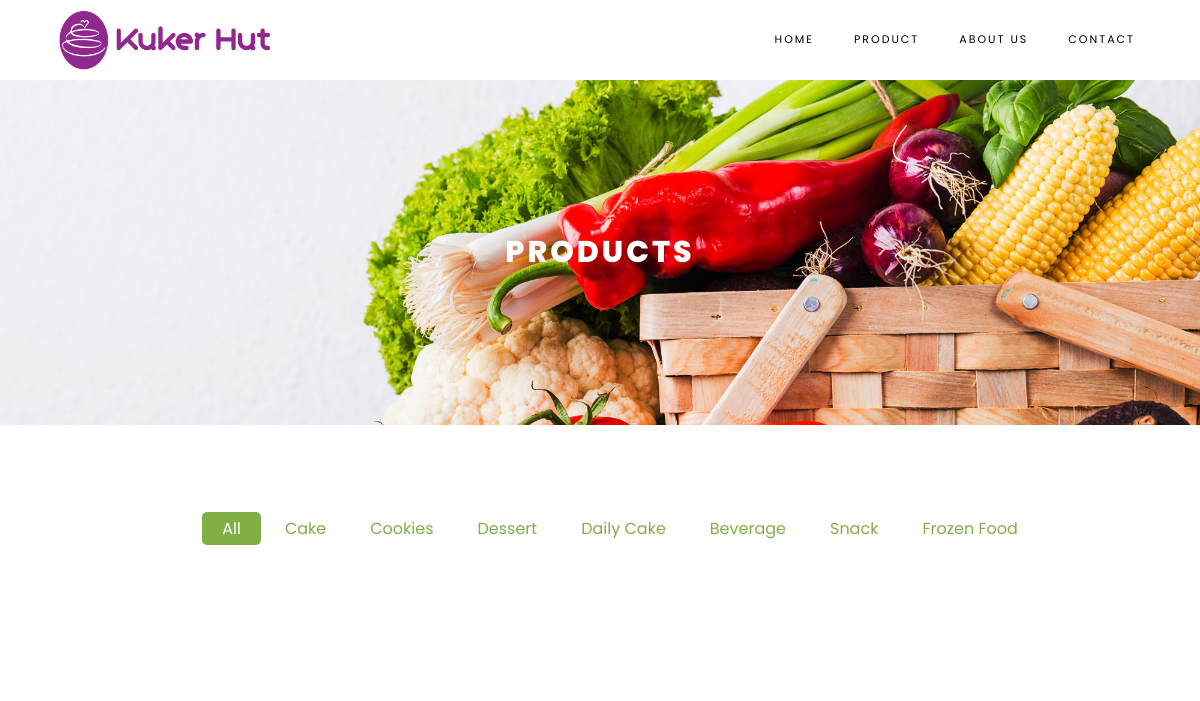
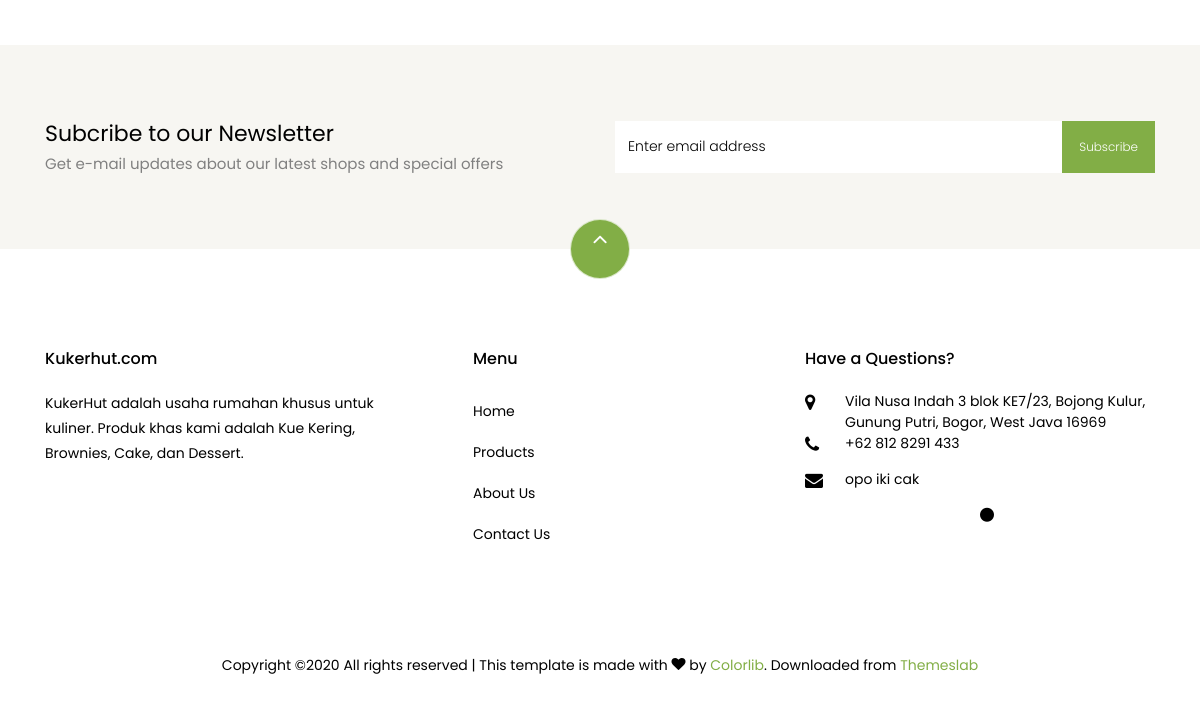
Before: /Kukerhut/products/8 with the older database file (2 pictures, top to bottom).
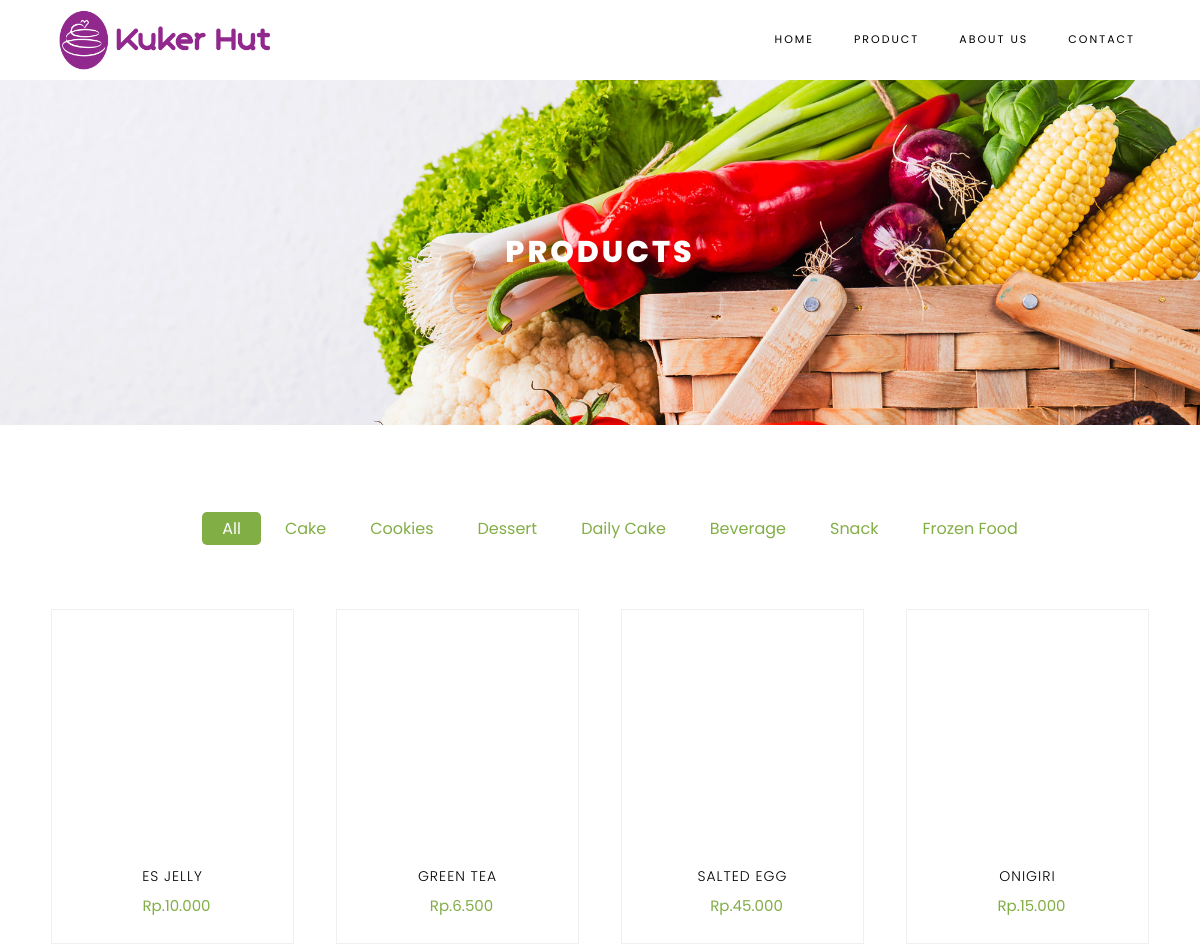
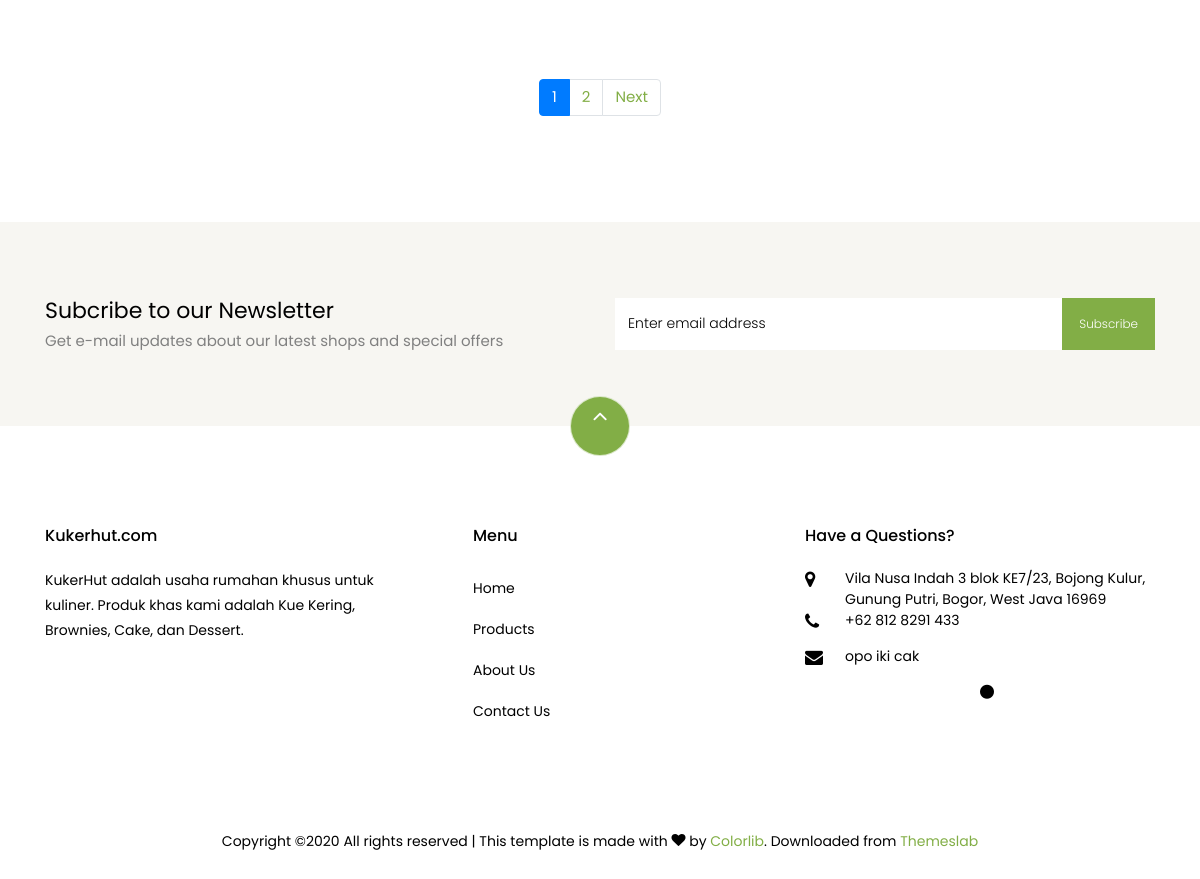
After: the same page with the newer database file (2 pictures, top to bottom).
### tables this page shows
CREATE TABLE `kategori` (
  `id_kategori` int(11) NOT NULL,
  `nama_kategori` varchar(128) NOT NULL
);

CREATE TABLE `produk` (
  `id_produk` int(11) NOT NULL,
  `id_kategori` int(11) NOT NULL,
  `nama_produk` varchar(128) NOT NULL,
  `harga_produk` varchar(128) NOT NULL,
  `foto_produk` varchar(128) NOT NULL,
  `deskripsi_produk` text NOT NULL,
  `editor` varchar(128) NOT NULL
);

### index.php (called while the page is built, shortened)
<?php
require_once BASEPATH.'core/CodeIgniter.php';

### application/models/Products_model.php (called while the page is built, shortened)
<?php
class Products_model extends CI_model
{
    public function getCategory()
    {
        return $this->db->get('kategori')->result();
    }
}

### application/config/config.php (called while the page is built, shortened)
<?php
$config['base_url'] = 'http://localhost/KukerHut/';
$config['index_page'] = '';
$config['uri_protocol']    = 'REQUEST_URI';
$config['url_suffix'] = '';
$config['language']    = 'english';
$config['charset'] = 'UTF-8';
$config['enable_hooks'] = FALSE;
$config['subclass_prefix'] = 'MY_';
$config['composer_autoload'] = FALSE;
$config['permitted_uri_chars'] = 'a-z 0-9~%.:_\-';
$config['enable_query_strings'] = FALSE;
$config['controller_trigger'] = 'c';
$config['function_trigger'] = 'm';
$config['directory_trigger'] = 'd';
$config['allow_get_array'] = TRUE;
$config['log_threshold'] = 0;
$config['log_path'] = '';
$config['log_file_extension'] = '';
$config['log_file_permissions'] = 0644;
$config['log_date_format'] = 'Y-m-d H:i:s';
$config['error_views_path'] = '';
$config['cache_path'] = '';
$config['cache_query_string'] = FALSE;
$config['encryption_key'] = '';
$config['sess_driver'] = 'files';
$config['sess_cookie_name'] = 'ci_session';
$config['sess_expiration'] = 7200;
$config['sess_save_path'] = NULL;
$config['sess_match_ip'] = FALSE;
$config['sess_time_to_update'] = 300;
$config['sess_regenerate_destroy'] = FALSE;
$config['cookie_prefix']    = '';
$config['cookie_domain']    = '';
$config['cookie_path']        = '/';
$config['cookie_secure']    = FALSE;
$config['cookie_httponly']     = FALSE;
$config['standardize_newlines'] = FALSE;
$config['global_xss_filtering'] = FALSE;
$config['csrf_protection'] = FALSE;
$config['csrf_token_name'] = 'csrf_test_name';
$config['csrf_cookie_name'] = 'csrf_cookie_name';
$config['csrf_expire'] = 7200;
$config['csrf_regenerate'] = TRUE;
$config['csrf_exclude_uris'] = array();
$config['compress_output'] = FALSE;
$config['time_reference'] = 'local';
$config['rewrite_short_tags'] = FALSE;
$config['proxy_ips'] = '';

### application/views/contents/products.php (the view, shortened to what this page needs)
<div class="hero-wrap hero-bread" style="background-image: url('<?= base_url('assets/images/bg_1.jpg') ?>');">
	<div class="container">
		<div class="row no-gutters slider-text align-items-center justify-content-center">
			<div class="col-md-9 ftco-animate text-center">
				<h1 class="mb-0 bread">Products</h1>
			</div>
		</div>
	</div>
</div>
<section class="ftco-section">
	<div class="container">
		<div class="row justify-content-center">
			<div class="col-md-10 mb-5 text-center">
				<ul class="product-category">
					<li><a href="<?= base_url(); ?>Kukerhut/products/" class="active">All</a></li>
					<?php foreach ($category as $ct) { ?>
						<li><a href="<?= base_url(); ?>Kukerhut/category/<?= $ct->id_kategori; ?>"><?= $ct->nama_kategori ?></a></li>
					<?php } ?>
				</ul>
			</div>
		</div>
		<div class="row">
			<?php foreach ($data as $p) : ?>
				<div class="col-md-6 col-lg-3 ftco-animate">
					<button type="button" data-toggle="modal" data-target="#modalDetails<?php echo $p['id_produk'] ?>" style="background: none;border: none;float: left;">
						<div class="product">
							<a class="img-prod" style="height: 240px;width: auto;"><img class="img-fluid" src="<?= base_url('assets/images/fotoProduk/') . $p['foto_produk'] ?>" alt="Colorlib Template">
							</a>
							<div class="text py-3 pb-4 px-3 text-center">
								<h3><a href="#"><?= $p['nama_produk']; ?></a></h3>
								<div class="d-flex">
									<div class="pricing">
										<p class="price"><span class="mr-2 price-dc"></span><span class="price-sale"><?= $p['harga_produk']; ?></span></p>
									</div>
								</div>
							</div>
						</div>
					</button>
				</div>
			<?php endforeach; ?>
		</div>
		<div class="row mt-5">
			<div class="col text-center">
				<?php if ($this->uri->segment('3') == '') {
					echo $pagination;
				} else {
					echo $this->pagination->create_links();
				} ?>
			</div>
		</div>
	</div>
</section>
<section class="ftco-section ftco-no-pt ftco-no-pb py-5 bg-light">
	<div class="container py-4">
		<div class="row d-flex justify-content-center py-5">
			<div class="col-md-6">
				<h2 style="font-size: 22px;" class="mb-0">Subcribe to our Newsletter</h2>
				<span>Get e-mail updates about our latest shops and special offers</span>
			</div>
			<div class="col-md-6 d-flex align-items-center">
				<form action="#" class="subscribe-form">
					<div class="form-group d-flex">
						<input type="text" class="form-control" placeholder="Enter email address">
						<input type="submit" value="Subscribe" class="submit px-3">
					</div>
				</form>
			</div>
		</div>
	</div>
</section>

### application/views/templates/header.php (shortened to what this page needs)
<!DOCTYPE html>
<html lang="en">
<head>
    <link rel='stylesheet' href='https://cdn.jsdelivr.net/npm/sweetalert2@7.12.15/dist/sweetalert2.min.css'>
    <link rel="stylesheet" href="<?= base_url('assets/css/open-iconic-bootstrap.min.css') ?>">
    <link rel="stylesheet" href="<?= base_url('assets/css/animate.css') ?>">
    <link rel="stylesheet" href="<?= base_url('assets/css/owl.carousel.min.css') ?>">
    <link rel="stylesheet" href="<?= base_url('assets/css/owl.theme.default.min.css') ?>">
    <link rel="stylesheet" href="<?= base_url('assets/css/magnific-popup.css') ?>">
    <link rel="stylesheet" href="<?= base_url('assets/css/aos.css') ?>">
    <link rel="stylesheet" href="<?= base_url('assets/css/ionicons.min.css') ?>">
    <link rel="stylesheet" href="<?= base_url('assets/css/bootstrap-datepicker.css') ?>">
    <link rel="stylesheet" href="<?= base_url('assets/css/jquery.timepicker.css') ?>">
    <link rel="stylesheet" href="<?= base_url('assets/css/flaticon.css') ?>">
    <link rel="stylesheet" href="<?= base_url('assets/css/icomoon.css') ?>">
    <link rel="stylesheet" href="<?= base_url('assets/css/style.css') ?>">
</head>
<body class="goto-here">
    <nav class="navbar navbar-expand-lg navbar-dark ftco_navbar bg-dark ftco-navbar-light" id="ftco-navbar">
        <div class="container">
            <a class="navbar-brand" href="<?= base_url() ?>" style="font-family: RosewoodStd-Regular;"><img src="<?= base_url('assets/images/Logo n Text Horizontal.png') ?>" height="70px"></a>
            <div class="collapse navbar-collapse" id="ftco-nav">
                <ul class="navbar-nav ml-auto">
                    <li class="nav-item active"><a href="<?= base_url() ?>" class="nav-link">Home</a></li>
                    <li class="nav-item active"><a href="<?= base_url('kukerhut/products') ?>" class="nav-link">Product</a></li>
                    <li class="nav-item"><a href="<?= base_url('kukerhut/aboutUs') ?>" class="nav-link">About Us</a></li>
                    <li class="nav-item"><a href="<?= base_url('kukerhut/contact') ?>" class="nav-link">Contact</a></li>
                </ul>
            </div>
        </div>
    </nav>

### application/views/templates/footer.php (shortened to what this page needs)
<footer class="ftco-footer ftco-section">
    <div class="container">
        <div class="row">
            <div class="mouse">
                <a href="#" class="mouse-icon">
                    <div class="mouse-wheel"><span class="ion-ios-arrow-up"></span></div>
                </a>
            </div>
        </div>
        <div class="row mb-5">
            <div class="col-md">
                <div class="ftco-footer-widget mb-4">
                    <h2 class="ftco-heading-2">Kukerhut.com</h2>
                    <p>KukerHut adalah usaha rumahan khusus untuk kuliner. Produk khas kami adalah Kue Kering, Brownies, Cake, dan Dessert.</p>
                    <ul class="ftco-footer-social list-unstyled float-md-left float-lft mt-5">
                    </ul>
                </div>
            </div>
            <div class="col-md">
                <div class="ftco-footer-widget mb-4 ml-md-5">
                    <h2 class="ftco-heading-2">Menu</h2>
                    <ul class="list-unstyled">
                        <li><a href="/kukerhut" class="py-2 d-block">Home</a></li>
                        <li><a href="/kukerhut/products" class="py-2 d-block">Products</a></li>
                        <li><a href="/kukerhut/aboutUs" class="py-2 d-block">About Us</a></li>
                        <li><a href="/kukerhut/contact" class="py-2 d-block">Contact Us</a></li>
                    </ul>
                </div>
            </div>
            <div class="col-md">
                <div class="ftco-footer-widget mb-4">
                    <h2 class="ftco-heading-2">Have a Questions?</h2>
                    <div class="block-23 mb-3">
                        <ul>
                            <li><span class="icon icon-map-marker"></span><span class="text">Vila Nusa Indah 3 blok KE7/23, Bojong Kulur, Gunung Putri, Bogor, West Java 16969</span></li>
                            <li><a href="#"><span class="icon icon-phone"></span><span class="text"> +62 812 8291 433</span></a></li>
                            <li><a href="#"><span class="icon icon-envelope"></span><span class="text">opo iki cak</span></a></li>
                            <li class="offset-6"><i class="fa fa-circle" aria-hidden="true" id="show-admin"></i></li>
                        </ul>
                    </div>
                </div>
            </div>
        </div>
        <div class="row">
            <div class="col-md-12 text-center">
                <p>
                    Copyright &copy; All rights reserved | This template is made with <i class="icon-heart color-danger" aria-hidden="true"></i> by <a href="https://colorlib.com" target="_blank">Colorlib</a>.
                    Downloaded from <a href="https://themeslab.org/" target="_blank">Themeslab</a>
                </p>
            </div>
        </div>
    </div>
</footer>
</body>
</html>

### application/controllers/Kukerhut.php (shortened to what this page needs)
<?php
class Kukerhut extends CI_Controller
{
    public function __construct()
    {
        $this->load->library('pagination');
        $this->load->model('Products_model');
    }
    public function products()
    {
        $config['base_url'] = site_url('Kukerhut/products');
        $config['total_rows'] = $this->db->count_all('produk');
        $config['per_page'] = 8;
        $config["uri_segment"] = 3;
        $choice = $config["total_rows"] / $config["per_page"];
        $config["num_links"] = floor($choice);
        $config['first_link']       = 'First';
        $config['last_link']        = 'Last';
        $config['next_link']        = 'Next';
        $config['prev_link']        = 'Prev';
        $config['full_tag_open']    = '<div class="pagging text-center"><nav><ul class="pagination justify-content-center">';
        $config['full_tag_close']   = '</ul></nav></div>';
        $config['num_tag_open']     = '<li class="page-item"><span class="page-link">';
        $config['num_tag_close']    = '</span></li>';
        $config['cur_tag_open']     = '<li class="page-item active"><span class="page-link">';
        $config['cur_tag_close']    = '<span class="sr-only">(current)</span></span></li>';
        $config['next_tag_open']    = '<li class="page-item"><span class="page-link">';
        $config['next_tagl_close']  = '<span aria-hidden="true">&raquo;</span></span></li>';
        $config['prev_tag_open']    = '<li class="page-item"><span class="page-link">';
        $config['prev_tagl_close']  = '</span>Next</li>';
        $config['first_tag_open']   = '<li class="page-item"><span class="page-link">';
        $config['first_tagl_close'] = '</span></li>';
        $config['last_tag_open']    = '<li class="page-item"><span class="page-link">';
        $config['last_tagl_close']  = '</span></li>';
        $this->pagination->initialize($config);
        $data['page'] = ($this->uri->segment(3)) ? $this->uri->segment(3) : 0;
        $data['data'] = $this->Products_model->getAllProducts($config["per_page"], $data['page']);
        $data['category'] = $this->Products_model->getCategory();
        $data['pagination'] = $this->pagination->create_links();
        $this->load->view('templates/header');
        $this->load->view('contents/products', $data);
        $this->load->view('templates/footer', $data);
    }
}

### assets/css/icomoon.css (style rules this page uses)
[class^="icon-"], [class*=" icon-"] { font-family: 'icomoon' !important; speak: none; font-style: normal; font-weight: normal; font-variant: normal; text-transform: none; line-height: 1; -webkit-font-smoothing: antialiased; -moz-osx-font-smoothing: grayscale; }
.icon-heart:before { content: "\f004"; }
.icon-map-marker:before { content: "\f041"; }
.icon-phone:before { content: "\f095"; }
.icon-envelope:before { content: "\f0e0"; }

Changed rows visible on the page:
added produk: nama_produk "ES JELLY", harga_produk "Rp.10.000"
added produk: nama_produk "GREEN TEA", harga_produk "Rp.6.500"
added produk: nama_produk "SALTED EGG", harga_produk "Rp.45.000"
added produk: nama_produk "ONIGIRI", harga_produk "Rp.15.000"
Other visible differences:
$this->pagination->create_links(): (not shown) → "1 2 Next"
